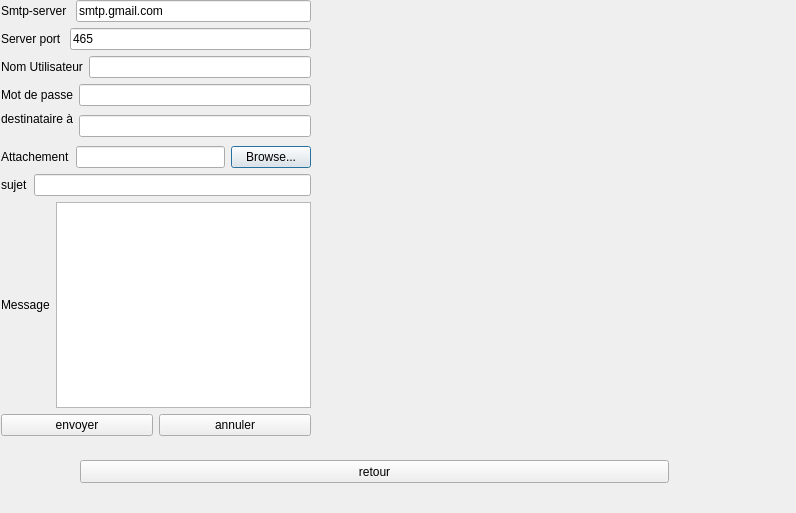
<?xml version="1.0" encoding="UTF-8"?>
<ui version="4.0">
 <class>Dialog</class>
 <widget class="QDialog" name="Dialog">
  <property name="geometry">
   <rect>
    <x>0</x>
    <y>0</y>
    <width>796</width>
    <height>513</height>
   </rect>
  </property>
  <property name="windowTitle">
   <string>Dialog</string>
  </property>
  <widget class="QWidget" name="layoutWidget">
   <property name="geometry">
    <rect>
     <x>1</x>
     <y>0</y>
     <width>310</width>
     <height>436</height>
    </rect>
   </property>
   <layout class="QVBoxLayout" name="verticalLayout_7">
    <item>
     <layout class="QVBoxLayout" name="verticalLayout_52">
      <item>
       <layout class="QHBoxLayout" name="horizontalLayout_47">
        <item>
         <widget class="QLabel" name="label_56">
          <property name="text">
           <string>Smtp-server </string>
          </property>
         </widget>
        </item>
        <item>
         <widget class="QLineEdit" name="server">
          <property name="text">
           <string>smtp.gmail.com</string>
          </property>
         </widget>
        </item>
       </layout>
      </item>
      <item>
       <layout class="QHBoxLayout" name="horizontalLayout_48">
        <item>
         <widget class="QLabel" name="label_57">
          <property name="text">
           <string>Server port </string>
          </property>
         </widget>
        </item>
        <item>
         <widget class="QLineEdit" name="port">
          <property name="text">
           <string>465</string>
          </property>
         </widget>
        </item>
       </layout>
      </item>
      <item>
       <layout class="QHBoxLayout" name="horizontalLayout_49">
        <item>
         <widget class="QLabel" name="label_58">
          <property name="text">
           <string>Nom Utilisateur</string>
          </property>
         </widget>
        </item>
        <item>
         <widget class="QLineEdit" name="uname"/>
        </item>
       </layout>
      </item>
      <item>
       <layout class="QHBoxLayout" name="horizontalLayout_50">
        <item>
         <widget class="QLabel" name="label_59">
          <property name="text">
           <string>Mot de passe</string>
          </property>
         </widget>
        </item>
        <item>
         <widget class="QLineEdit" name="paswd">
          <property name="echoMode">
           <enum>QLineEdit::Password</enum>
          </property>
         </widget>
        </item>
       </layout>
      </item>
      <item>
       <layout class="QHBoxLayout" name="horizontalLayout_51">
        <item>
         <widget class="QLabel" name="label_60">
          <property name="text">
           <string>destinataire à
</string>
          </property>
         </widget>
        </item>
        <item>
         <widget class="QLineEdit" name="rcpt"/>
        </item>
       </layout>
      </item>
      <item>
       <layout class="QHBoxLayout" name="horizontalLayout_52">
        <item>
         <widget class="QLabel" name="label_61">
          <property name="text">
           <string>Attachement</string>
          </property>
         </widget>
        </item>
        <item>
         <layout class="QHBoxLayout" name="horizontalLayout_46">
          <item>
           <widget class="QLineEdit" name="file"/>
          </item>
          <item>
           <widget class="QPushButton" name="browseBtn">
            <property name="text">
             <string>Browse...</string>
            </property>
           </widget>
          </item>
         </layout>
        </item>
       </layout>
      </item>
      <item>
       <layout class="QHBoxLayout" name="horizontalLayout_53">
        <item>
         <widget class="QLabel" name="label_62">
          <property name="text">
           <string>sujet</string>
          </property>
         </widget>
        </item>
        <item>
         <widget class="QLineEdit" name="subject"/>
        </item>
       </layout>
      </item>
      <item>
       <layout class="QHBoxLayout" name="horizontalLayout_54">
        <item>
         <widget class="QLabel" name="label_63">
          <property name="text">
           <string>Message</string>
          </property>
         </widget>
        </item>
        <item>
         <widget class="QPlainTextEdit" name="msg"/>
        </item>
       </layout>
      </item>
     </layout>
    </item>
    <item>
     <layout class="QHBoxLayout" name="horizontalLayout_55">
      <item>
       <widget class="QPushButton" name="sendBtn">
        <property name="text">
         <string>envoyer</string>
        </property>
       </widget>
      </item>
      <item>
       <widget class="QPushButton" name="exitBtn">
        <property name="text">
         <string>annuler</string>
        </property>
       </widget>
      </item>
     </layout>
    </item>
   </layout>
  </widget>
  <widget class="QPushButton" name="pushButton">
   <property name="geometry">
    <rect>
     <x>80</x>
     <y>460</y>
     <width>589</width>
     <height>23</height>
    </rect>
   </property>
   <property name="text">
    <string>retour</string>
   </property>
  </widget>
 </widget>
 <resources/>
 <connections/>
</ui>
